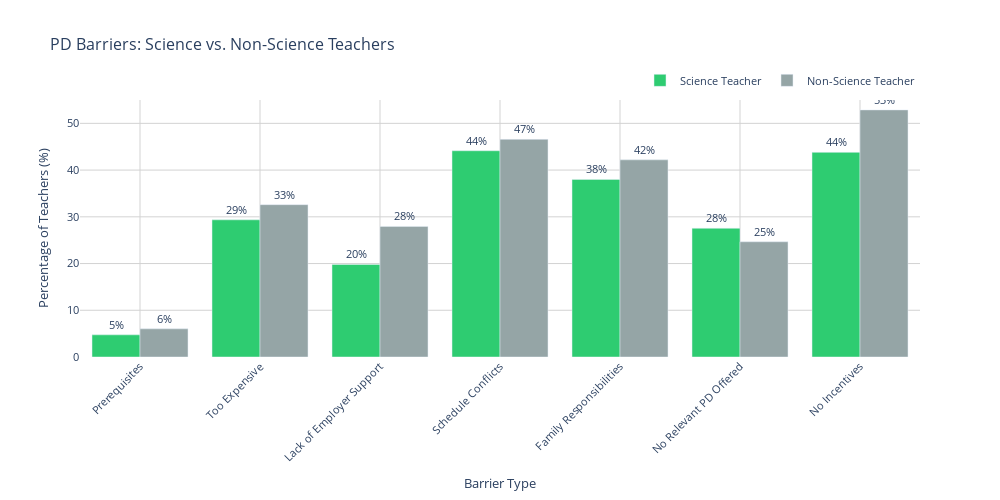

Source (notebook cell):
### Code cell
# Create grouped bar chart
fig = px.bar(
    df_science_barriers,
    x='Barrier',
    y='Percentage',
    color='Teacher Type',
    barmode='group',
    title='PD Barriers: Science vs. Non-Science Teachers',
    labels={'Percentage': 'Percentage of Teachers (%)', 'Barrier': 'Barrier Type'},
    color_discrete_map={
        'Science Teacher': '#2ecc71',
        'Non-Science Teacher': '#95a5a6'
    },
    text='Percentage'
)

fig.update_traces(texttemplate='%{text:.0f}%', textposition='outside')
fig.update_layout(
    height=500,
    width=1000,
    font=dict(size=11),
    title_font_size=16,
    plot_bgcolor='white',
    xaxis=dict(tickangle=-45, gridcolor='lightgray'),
    yaxis=dict(range=[0, 55], gridcolor='lightgray'),
    legend=dict(title='', orientation='h', yanchor='bottom', y=1.02, xanchor='right', x=1)
)
fig.show()

# Calculate key differences
print("\nKey Differences: Science vs. Non-Science (>3pp):")
for barrier in barrier_vars.values():
    sci = df_science_barriers[
        (df_science_barriers['Barrier'] == barrier) & 
        (df_science_barriers['Teacher Type'] == 'Science Teacher')
    ]['Percentage'].values[0]
    
    non_sci = df_science_barriers[
        (df_science_barriers['Barrier'] == barrier) & 
        (df_science_barriers['Teacher Type'] == 'Non-Science Teacher')
    ]['Percentage'].values[0]
    
    diff = sci - non_sci
    
    if abs(diff) > 3:
        direction = "higher" if diff > 0 else "lower"
        print(f"{barrier:30} {abs(diff):5.1f}pp {direction} for science teachers")

### Figure 1 — Plotly figure (JSON) as saved in the notebook; plotly's stock layout.template omitted (floating-point values rounded to 4 significant figures)
{"data": [{"alignmentgroup": "True", "hovertemplate": "Teacher Type=Science Teacher<br>Barrier Type=%{x}<br>Percentage of Teachers (%)=%{text}<extra></extra>", "legendgroup": "Science Teacher", "marker": {"color": "#2ecc71", "pattern": {"shape": ""}}, "name": "Science Teacher", "offsetgroup": "Science Teacher", "orientation": "v", "showlegend": true, "text": [4.742, 29.36, 19.8, 44.14, 38.01, 27.55, 43.79], "textposition": "outside", "texttemplate": "%{text:.0f}%", "type": "bar", "x": ["Prerequisites", "Too Expensive", "Lack of Employer Support", "Schedule Conflicts", "Family Responsibilities", "No Relevant PD Offered", "No Incentives"], "xaxis": "x", "y": [4.742, 29.36, 19.8, 44.14, 38.01, 27.55, 43.79], "yaxis": "y"}, {"alignmentgroup": "True", "hovertemplate": "Teacher Type=Non-Science Teacher<br>Barrier Type=%{x}<br>Percentage of Teachers (%)=%{text}<extra></extra>", "legendgroup": "Non-Science Teacher", "marker": {"color": "#95a5a6", "pattern": {"shape": ""}}, "name": "Non-Science Teacher", "offsetgroup": "Non-Science Teacher", "orientation": "v", "showlegend": true, "text": [6.027, 32.6, 27.95, 46.58, 42.19, 24.66, 52.88], "textposition": "outside", "texttemplate": "%{text:.0f}%", "type": "bar", "x": ["Prerequisites", "Too Expensive", "Lack of Employer Support", "Schedule Conflicts", "Family Responsibilities", "No Relevant PD Offered", "No Incentives"], "xaxis": "x", "y": [6.027, 32.6, 27.95, 46.58, 42.19, 24.66, 52.88], "yaxis": "y"}], "layout": {"barmode": "group", "font": {"size": 11}, "height": 500, "legend": {"orientation": "h", "title": {"text": ""}, "tracegroupgap": 0, "x": 1, "xanchor": "right", "y": 1.02, "yanchor": "bottom"}, "plot_bgcolor": "white", "title": {"font": {"size": 16}, "text": "PD Barriers: Science vs. Non-Science Teachers"}, "width": 1000, "xaxis": {"anchor": "y", "domain": [0, 1], "gridcolor": "lightgray", "tickangle": -45, "title": {"text": "Barrier Type"}}, "yaxis": {"anchor": "x", "domain": [0, 1], "gridcolor": "lightgray", "range": [0, 55], "title": {"text": "Percentage of Teachers (%)"}}}}
